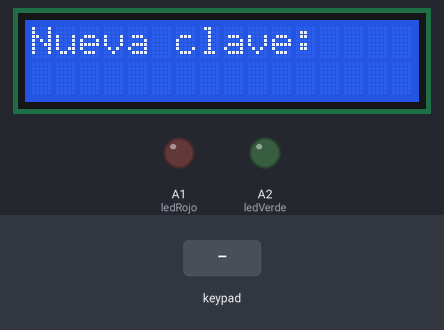
Simulated run of this sketch. Board: Arduino Uno, built with avr-gcc and run on an emulated ATmega328P. Parts: 16×2 character LCD, output pins drawn as LEDs (lit = HIGH). The inputs (shaded band) are chosen by the test bench. EEPROM starts erased.

Above: at 1.2 s.
1.3 s: keypad keys 1 2 3 4 # pressed 0.4 s apart
At 4.3 s:
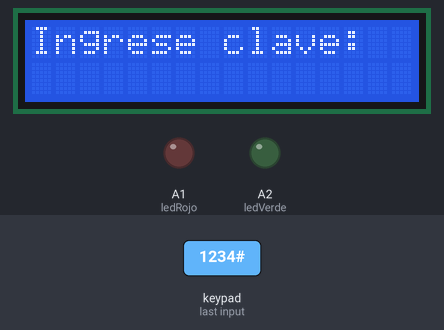
5.4 s: keypad keys 1 2 3 4 * pressed 0.4 s apart
At 7.8 s:
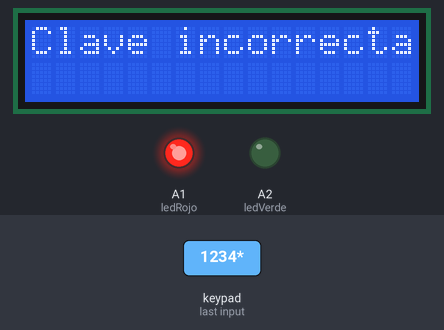
9.5 s: key 'A' pressed
At 9.9 s:
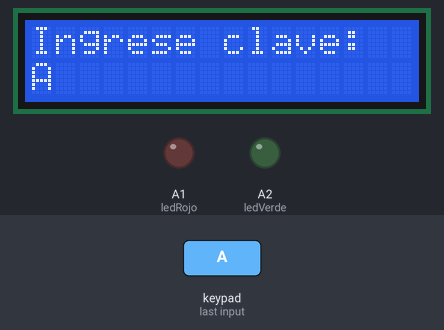
11.0 s: key 'B' pressed
At 11.4 s:
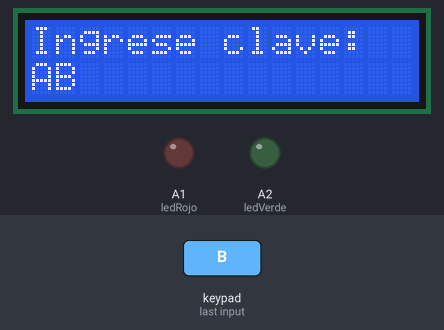
12.5 s: key 'C' pressed
At 13.4 s:
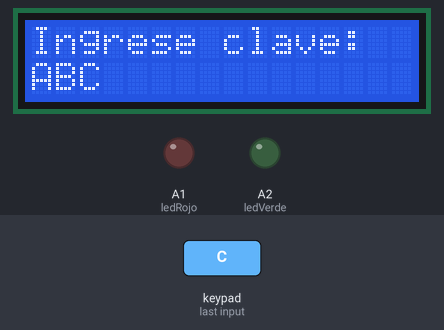
14.0 s: keypad keys 1 2 3 4 D pressed 0.4 s apart
At 16.1 s:
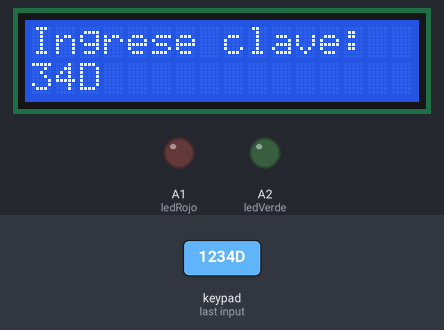
Timing chart, 0 to 17.6 s (numbered marks = the images above; inputs shaded):
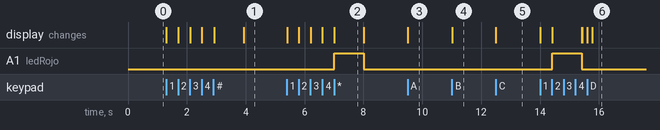

The sketch:

Guardar_Password_en_la_EEPROM.ino
```cpp
#include <Keypad.h>
#include <LiquidCrystal.h>
#include <EEPROM.h>

// Definimos el teclado matricial y el LCD
const byte filas = 4;
const byte columnas = 4;
char teclas[filas][columnas] = {
  {'1', '2', '3', 'A'},
  {'4', '5', '6', 'B'},
  {'7', '8', '9', 'C'},
  {'*', '0', '#', 'D'}
};
byte pinesFilas[filas] = {7, A3, 5, 4};
byte pinesColumnas[columnas] = {3, 2, A5, A4};
Keypad teclado = Keypad(makeKeymap(teclas), pinesFilas, pinesColumnas, filas, columnas);
LiquidCrystal lcd(13,8,9,10,11,12); // Configuramos el LCD

// Definimos algunas constantes y variables
const byte tamanoPassword = 5;
const byte direccionEEPROM = 0;
char password[tamanoPassword + 1];
bool passwordGuardada = false;
const byte ledVerde = A2;
const byte ledRojo = A1;

void setup() {
  lcd.begin(16, 2);
  lcd.print("Nueva clave:");
  lcd.setCursor(0,2);
  pinMode(ledVerde, OUTPUT);
  pinMode(ledRojo, OUTPUT);
}

void loop() {
  char tecla = teclado.getKey();
  if (tecla != NO_KEY) {
    lcd.print(tecla);
    static byte pos = 0; // Posición actual en la contraseña
    if (pos < tamanoPassword) {
      password[pos++] = tecla;
    }
    if (pos == tamanoPassword) {
      password[pos] = '\0';
      lcd.clear();
      if (!passwordGuardada) {
        for (byte i = 0; i <= tamanoPassword; i++) {
          EEPROM.write(direccionEEPROM + i, password[i]);
        }
        passwordGuardada = true;
        lcd.print("Clave guardada");
      } else {
        char passwordLeida[tamanoPassword + 1];
        for (byte i = 0; i <= tamanoPassword; i++) {
          passwordLeida[i] = EEPROM.read(direccionEEPROM + i);
        }
        if (strcmp(password, passwordLeida) == 0) {
          lcd.print("Clave correcta");
          digitalWrite(ledVerde, HIGH); // Encender LED verde
          digitalWrite(ledRojo, LOW); // Apagar LED rojo
        } else {
          lcd.print("Clave incorrecta");
          digitalWrite(ledVerde, LOW); // Apagar LED verde
          digitalWrite(ledRojo, HIGH); // Encender LED rojo
        }
      }
      delay(1000);
      lcd.clear();
      lcd.print("Ingrese clave:");
      lcd.setCursor(0,2);
      pos = 0;
      digitalWrite(ledVerde, LOW); // Apagar LED verde
      digitalWrite(ledRojo, LOW); // Apagar LED rojo
    }
  }
}
```

Measured:
- after the input at 1.3 s, the display: first changes at once (image 1 shows a later state)
- after the input at 5.4 s, A1 (ledRojo): LOW → HIGH after 1.6 s, → LOW 1.0 s later; the display: first changes at once (image 2 shows a later state)
- after the input at 9.5 s, the display: changes at once (image 3)
- after the input at 11.0 s, the display: changes at once (image 4)
- after the input at 12.5 s, the display: changes at once (image 5)
- after the input at 14.0 s, A1 (ledRojo): LOW → HIGH after 0.41 s, → LOW 1.0 s later; the display: first changes at once (image 6 shows a later state)
- what the display in image 2 shows lasts 1.0 s, from 7.0 s to 8.0 s
